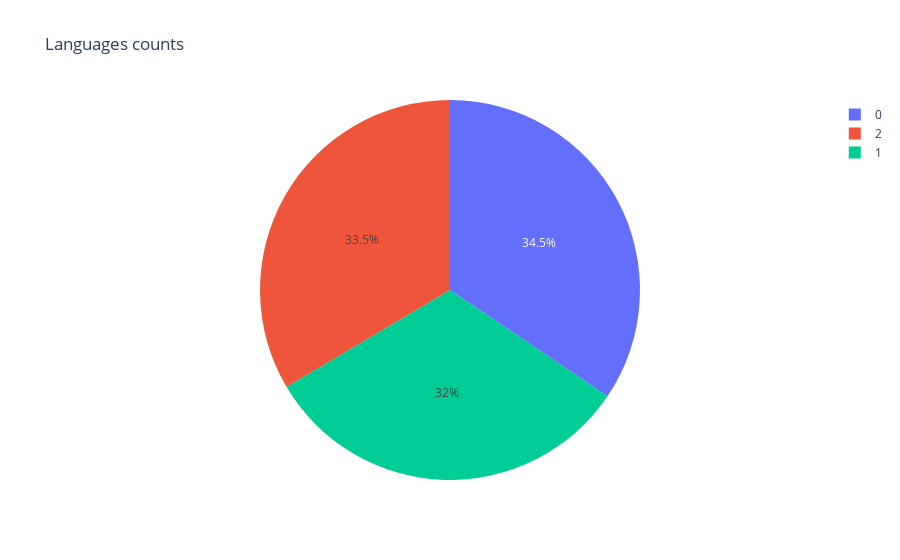

Notebook source saved alongside this figure:
### Code cell
iplot(px.pie(train_df,names='label',title='Languages counts'))

### Figure 1 — Plotly figure (JSON) as saved in the notebook; plotly's stock layout.template omitted (floating-point values rounded to 4 significant figures; data arrays with more than 128 entries replaced by an {"elided": "..."} marker saying what was removed)
{"data": [{"domain": {"x": [0, 1], "y": [0, 1]}, "hovertemplate": "label=%{label}<extra></extra>", "labels": {"elided": "12120 int values"}, "legendgroup": "", "name": "", "showlegend": true, "type": "pie"}], "layout": {"legend": {"tracegroupgap": 0}, "title": {"text": "Languages counts"}}}
